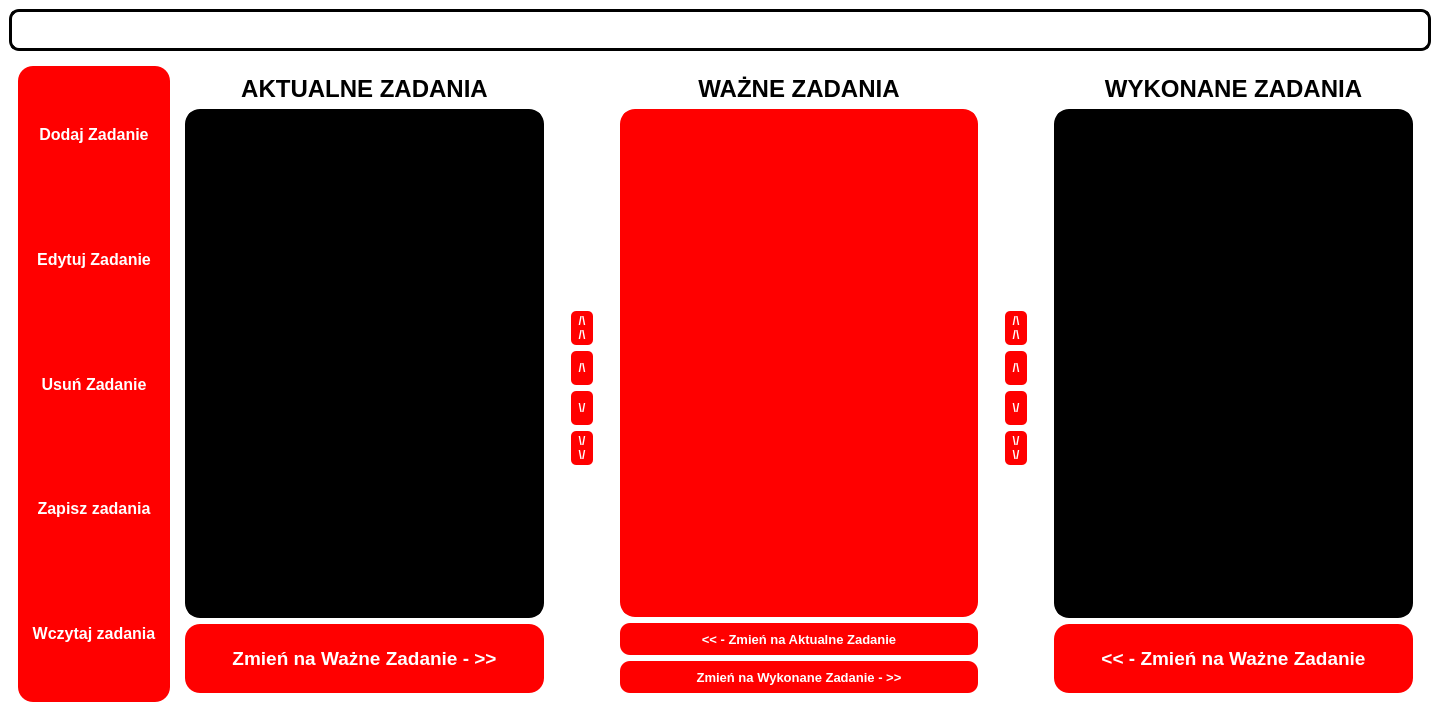
<?xml version="1.0" encoding="UTF-8"?>
<ui version="4.0">
 <class>ManagementList</class>
 <widget class="QMainWindow" name="ManagementList">
  <property name="geometry">
   <rect>
    <x>0</x>
    <y>0</y>
    <width>1440</width>
    <height>720</height>
   </rect>
  </property>
  <property name="sizePolicy">
   <sizepolicy hsizetype="Minimum" vsizetype="Fixed">
    <horstretch>0</horstretch>
    <verstretch>0</verstretch>
   </sizepolicy>
  </property>
  <property name="minimumSize">
   <size>
    <width>800</width>
    <height>600</height>
   </size>
  </property>
  <property name="windowTitle">
   <string>ManagementList</string>
  </property>
  <property name="styleSheet">
   <string notr="true">#ManagementList{
background-color: white;
}</string>
  </property>
  <widget class="QWidget" name="centralwidget">
   <property name="sizePolicy">
    <sizepolicy hsizetype="Minimum" vsizetype="Fixed">
     <horstretch>0</horstretch>
     <verstretch>0</verstretch>
    </sizepolicy>
   </property>
   <property name="styleSheet">
    <string notr="true">#centralwidget{
background-color: white;
}</string>
   </property>
   <layout class="QGridLayout" name="gridLayout">
    <item row="0" column="0">
     <widget class="QWidget" name="UpperBar" native="true">
      <property name="sizePolicy">
       <sizepolicy hsizetype="Expanding" vsizetype="Fixed">
        <horstretch>0</horstretch>
        <verstretch>0</verstretch>
       </sizepolicy>
      </property>
      <property name="styleSheet">
       <string notr="true">#UpperBar{
border: 3px solid rgba(0, 0, 0, 1);

border-top-left-radius: 10px;
border-top-right-radius: 10px;
border-bottom-left-radius: 10px;
border-bottom-right-radius: 10px;
}</string>
      </property>
      <layout class="QGridLayout" name="UpperBarLayout">
       <property name="sizeConstraint">
        <enum>QLayout::SetMinAndMaxSize</enum>
       </property>
       <property name="leftMargin">
        <number>5</number>
       </property>
       <property name="topMargin">
        <number>5</number>
       </property>
       <property name="rightMargin">
        <number>5</number>
       </property>
       <property name="bottomMargin">
        <number>5</number>
       </property>
       <property name="spacing">
        <number>0</number>
       </property>
       <item row="1" column="1">
        <widget class="QLabel" name="emptyspace">
         <property name="text">
          <string/>
         </property>
        </widget>
       </item>
       <item row="1" column="3">
        <widget class="QPushButton" name="MaximalizeButton">
         <property name="minimumSize">
          <size>
           <width>32</width>
           <height>32</height>
          </size>
         </property>
         <property name="maximumSize">
          <size>
           <width>32</width>
           <height>32</height>
          </size>
         </property>
         <property name="cursor">
          <cursorShape>PointingHandCursor</cursorShape>
         </property>
         <property name="styleSheet">
          <string notr="true">#MaximalizeButton{
background-color: rgba(0, 0, 0, 0);
border-image: url(:Assets/maximalizeicon.png);
background: none;
border: none;
border-top-left-radius: 5px;
border-top-right-radius: 5px;
border-bottom-left-radius: 5px;
border-bottom-right-radius: 5px;
padding: 5px;
background-repeat: none;
}

#MaximalizeButton:hover{
background-color: rgba(0, 0, 0, 1);
}
</string>
         </property>
         <property name="text">
          <string/>
         </property>
        </widget>
       </item>
       <item row="1" column="2">
        <widget class="QPushButton" name="MinimalizeButton">
         <property name="minimumSize">
          <size>
           <width>32</width>
           <height>32</height>
          </size>
         </property>
         <property name="maximumSize">
          <size>
           <width>32</width>
           <height>32</height>
          </size>
         </property>
         <property name="cursor">
          <cursorShape>PointingHandCursor</cursorShape>
         </property>
         <property name="styleSheet">
          <string notr="true">#MinimalizeButton{
background-color: rgba(0, 0, 0, 0);
border-image: url(:Assets/minimalizeicon.png);
background: none;
border: none;
border-top-left-radius: 5px;
border-top-right-radius: 5px;
border-bottom-left-radius: 5px;
border-bottom-right-radius: 5px;
padding: 5px;
background-repeat: none;
}

#MinimalizeButton:hover{
background-color: rgba(0, 0, 0, 1);
}
</string>
         </property>
         <property name="text">
          <string/>
         </property>
        </widget>
       </item>
       <item row="1" column="4">
        <widget class="QPushButton" name="CloseButton">
         <property name="minimumSize">
          <size>
           <width>32</width>
           <height>32</height>
          </size>
         </property>
         <property name="maximumSize">
          <size>
           <width>32</width>
           <height>32</height>
          </size>
         </property>
         <property name="cursor">
          <cursorShape>PointingHandCursor</cursorShape>
         </property>
         <property name="styleSheet">
          <string notr="true">#CloseButton{
background-color: rgba(255, 0, 0, 0);
border-image: url(:Assets/xicon.png);
background: none;
border: none;
border-top-left-radius: 5px;
border-top-right-radius: 5px;
border-bottom-left-radius: 5px;
border-bottom-right-radius: 5px;
background-repeat: none;
}

#CloseButton:hover{
background-color: rgba(255, 0, 0, 1);
}</string>
         </property>
         <property name="text">
          <string/>
         </property>
        </widget>
       </item>
      </layout>
     </widget>
    </item>
    <item row="1" column="0" rowspan="2">
     <widget class="QWidget" name="gridWidget" native="true">
      <property name="sizePolicy">
       <sizepolicy hsizetype="Minimum" vsizetype="Expanding">
        <horstretch>0</horstretch>
        <verstretch>0</verstretch>
       </sizepolicy>
      </property>
      <property name="styleSheet">
       <string notr="true">#gridWidget{
background-color: white;
}</string>
      </property>
      <layout class="QHBoxLayout" name="horizontalLayout">
       <item>
        <widget class="QWidget" name="Buttons" native="true">
         <property name="sizePolicy">
          <sizepolicy hsizetype="Fixed" vsizetype="Preferred">
           <horstretch>0</horstretch>
           <verstretch>0</verstretch>
          </sizepolicy>
         </property>
         <property name="styleSheet">
          <string notr="true">#Buttons{
background-color: rgba(255, 0, 0, 1);
border-top-right-radius: 15px;
border-top-left-radius: 15px;
border-bottom-right-radius: 15px;
border-bottom-left-radius: 15px;
}</string>
         </property>
         <layout class="QVBoxLayout" name="verticalLayout_4">
          <item>
           <widget class="QToolButton" name="AddTask">
            <property name="sizePolicy">
             <sizepolicy hsizetype="Expanding" vsizetype="Expanding">
              <horstretch>0</horstretch>
              <verstretch>0</verstretch>
             </sizepolicy>
            </property>
            <property name="font">
             <font>
              <pointsize>12</pointsize>
              <weight>75</weight>
              <bold>true</bold>
              <kerning>true</kerning>
             </font>
            </property>
            <property name="cursor">
             <cursorShape>PointingHandCursor</cursorShape>
            </property>
            <property name="styleSheet">
             <string notr="true">#AddTask{
background-color: rgba(0, 0, 0, 0);
background: none;
border: none;
background-repeat: none;
color: white;
border-top-right-radius: 10px;
border-top-left-radius: 10px;
border-bottom-right-radius: 10px;
border-bottom-left-radius: 10px;
}
#AddTask:hover{
background: rgba(150,0,0,1)
}
</string>
            </property>
            <property name="text">
             <string>Dodaj Zadanie</string>
            </property>
            <property name="icon">
             <iconset theme="addtask.png">
              <normaloff>.</normaloff>.</iconset>
            </property>
            <property name="iconSize">
             <size>
              <width>130</width>
              <height>60</height>
             </size>
            </property>
            <property name="autoRepeatDelay">
             <number>300</number>
            </property>
            <property name="toolButtonStyle">
             <enum>Qt::ToolButtonTextUnderIcon</enum>
            </property>
           </widget>
          </item>
          <item>
           <widget class="QToolButton" name="EditTask">
            <property name="sizePolicy">
             <sizepolicy hsizetype="Expanding" vsizetype="Expanding">
              <horstretch>0</horstretch>
              <verstretch>0</verstretch>
             </sizepolicy>
            </property>
            <property name="font">
             <font>
              <pointsize>12</pointsize>
              <weight>75</weight>
              <bold>true</bold>
              <kerning>true</kerning>
             </font>
            </property>
            <property name="cursor">
             <cursorShape>PointingHandCursor</cursorShape>
            </property>
            <property name="styleSheet">
             <string notr="true">#EditTask{
background-color: rgba(0, 0, 0, 0);
background: none;
border: none;
background-repeat: none;
color: white;
border-top-right-radius: 10px;
border-top-left-radius: 10px;
border-bottom-right-radius: 10px;
border-bottom-left-radius: 10px;
}
#EditTask:hover{
background: rgba(150,0,0,1)
}</string>
            </property>
            <property name="text">
             <string>Edytuj Zadanie</string>
            </property>
            <property name="iconSize">
             <size>
              <width>130</width>
              <height>60</height>
             </size>
            </property>
            <property name="toolButtonStyle">
             <enum>Qt::ToolButtonTextUnderIcon</enum>
            </property>
           </widget>
          </item>
          <item>
           <widget class="QToolButton" name="RemoveTask">
            <property name="sizePolicy">
             <sizepolicy hsizetype="Expanding" vsizetype="Expanding">
              <horstretch>0</horstretch>
              <verstretch>0</verstretch>
             </sizepolicy>
            </property>
            <property name="font">
             <font>
              <pointsize>12</pointsize>
              <weight>75</weight>
              <bold>true</bold>
              <kerning>true</kerning>
             </font>
            </property>
            <property name="cursor">
             <cursorShape>PointingHandCursor</cursorShape>
            </property>
            <property name="styleSheet">
             <string notr="true">#RemoveTask{
background-color: rgba(0, 0, 0, 0);
background: none;
border: none;
background-repeat: none;
color: white;
border-top-right-radius: 10px;
border-top-left-radius: 10px;
border-bottom-right-radius: 10px;
border-bottom-left-radius: 10px;
}
#RemoveTask:hover{
background: rgba(150,0,0,1)
}
</string>
            </property>
            <property name="text">
             <string>Usuń Zadanie</string>
            </property>
            <property name="iconSize">
             <size>
              <width>130</width>
              <height>60</height>
             </size>
            </property>
            <property name="toolButtonStyle">
             <enum>Qt::ToolButtonTextUnderIcon</enum>
            </property>
           </widget>
          </item>
          <item>
           <widget class="QToolButton" name="SaveButton">
            <property name="sizePolicy">
             <sizepolicy hsizetype="Expanding" vsizetype="Expanding">
              <horstretch>0</horstretch>
              <verstretch>0</verstretch>
             </sizepolicy>
            </property>
            <property name="font">
             <font>
              <pointsize>12</pointsize>
              <weight>75</weight>
              <bold>true</bold>
              <kerning>true</kerning>
             </font>
            </property>
            <property name="cursor">
             <cursorShape>PointingHandCursor</cursorShape>
            </property>
            <property name="styleSheet">
             <string notr="true">#SaveButton{
background-color: rgba(0, 0, 0, 0);
background: none;
border: none;
background-repeat: none;
color: white;
border-top-right-radius: 10px;
border-top-left-radius: 10px;
border-bottom-right-radius: 10px;
border-bottom-left-radius: 10px;
}
#SaveButton:hover{
background: rgba(150,0,0,1)
}</string>
            </property>
            <property name="text">
             <string>Zapisz zadania</string>
            </property>
            <property name="iconSize">
             <size>
              <width>130</width>
              <height>60</height>
             </size>
            </property>
            <property name="toolButtonStyle">
             <enum>Qt::ToolButtonTextUnderIcon</enum>
            </property>
           </widget>
          </item>
          <item>
           <widget class="QToolButton" name="LoadButton">
            <property name="sizePolicy">
             <sizepolicy hsizetype="Expanding" vsizetype="Expanding">
              <horstretch>0</horstretch>
              <verstretch>0</verstretch>
             </sizepolicy>
            </property>
            <property name="font">
             <font>
              <pointsize>12</pointsize>
              <weight>75</weight>
              <bold>true</bold>
              <kerning>true</kerning>
             </font>
            </property>
            <property name="cursor">
             <cursorShape>PointingHandCursor</cursorShape>
            </property>
            <property name="styleSheet">
             <string notr="true">#LoadButton{
background-color: rgba(0, 0, 0, 0);
background: none;
border: none;
background-repeat: none;
color: white;
border-top-right-radius: 10px;
border-top-left-radius: 10px;
border-bottom-right-radius: 10px;
border-bottom-left-radius: 10px;
}
#LoadButton:hover{
background: rgba(150,0,0,1)
}
</string>
            </property>
            <property name="text">
             <string>Wczytaj zadania</string>
            </property>
            <property name="iconSize">
             <size>
              <width>130</width>
              <height>60</height>
             </size>
            </property>
            <property name="toolButtonStyle">
             <enum>Qt::ToolButtonTextUnderIcon</enum>
            </property>
           </widget>
          </item>
         </layout>
        </widget>
       </item>
       <item>
        <widget class="QWidget" name="CurrentTasksBox" native="true">
         <layout class="QVBoxLayout" name="verticalLayout_3">
          <item>
           <widget class="QLabel" name="currentTasksLabel">
            <property name="sizePolicy">
             <sizepolicy hsizetype="Minimum" vsizetype="Fixed">
              <horstretch>0</horstretch>
              <verstretch>0</verstretch>
             </sizepolicy>
            </property>
            <property name="font">
             <font>
              <pointsize>18</pointsize>
              <weight>75</weight>
              <bold>true</bold>
             </font>
            </property>
            <property name="layoutDirection">
             <enum>Qt::LeftToRight</enum>
            </property>
            <property name="styleSheet">
             <string notr="true">#currentTasksLabel{
text-align: center;
}</string>
            </property>
            <property name="text">
             <string>AKTUALNE ZADANIA</string>
            </property>
            <property name="textFormat">
             <enum>Qt::AutoText</enum>
            </property>
            <property name="alignment">
             <set>Qt::AlignCenter</set>
            </property>
           </widget>
          </item>
          <item>
           <widget class="QListView" name="CurrentTasksList">
            <property name="sizePolicy">
             <sizepolicy hsizetype="Expanding" vsizetype="Expanding">
              <horstretch>0</horstretch>
              <verstretch>0</verstretch>
             </sizepolicy>
            </property>
            <property name="styleSheet">
             <string notr="true">#CurrentTasksList{
border: 3px solid rgba(0,0,0,1);
border-top-right-radius: 15px;
border-top-left-radius: 15px;
border-bottom-right-radius: 15px;
border-bottom-left-radius: 15px;
background-color: rgba(0,0,0,1);
font-size: 10pt;
font-weight: bold; 
color: white;
}</string>
            </property>
           </widget>
          </item>
          <item>
           <widget class="QPushButton" name="setImportantAct">
            <property name="sizePolicy">
             <sizepolicy hsizetype="Minimum" vsizetype="Preferred">
              <horstretch>0</horstretch>
              <verstretch>0</verstretch>
             </sizepolicy>
            </property>
            <property name="minimumSize">
             <size>
              <width>0</width>
              <height>69</height>
             </size>
            </property>
            <property name="font">
             <font>
              <pointsize>14</pointsize>
              <weight>75</weight>
              <bold>true</bold>
             </font>
            </property>
            <property name="cursor">
             <cursorShape>PointingHandCursor</cursorShape>
            </property>
            <property name="styleSheet">
             <string notr="true">#setImportantAct{
background-color: rgba(255,0,0,1);
color: white;
padding-top: 5px;
padding-bottom: 5px;
border-top-right-radius: 15px;
border-top-left-radius: 15px;
border-bottom-left-radius: 15px;
border-bottom-right-radius: 15px;
}
#setImportantAct:hover{
background-color: rgba(150, 0, 0, 1);
color: white;
}
</string>
            </property>
            <property name="text">
             <string>Zmień na Ważne Zadanie - &gt;&gt;</string>
            </property>
           </widget>
          </item>
         </layout>
        </widget>
       </item>
       <item>
        <widget class="QGroupBox" name="CurrentTopBottomBox">
         <property name="styleSheet">
          <string notr="true">#CurrentTopBottomBox{
border: none;
}</string>
         </property>
         <property name="title">
          <string/>
         </property>
         <layout class="QVBoxLayout" name="verticalLayout_5">
          <item>
           <widget class="QLabel" name="emptylabel">
            <property name="sizePolicy">
             <sizepolicy hsizetype="Preferred" vsizetype="Preferred">
              <horstretch>0</horstretch>
              <verstretch>0</verstretch>
             </sizepolicy>
            </property>
            <property name="text">
             <string/>
            </property>
           </widget>
          </item>
          <item>
           <widget class="QPushButton" name="cTOP">
            <property name="sizePolicy">
             <sizepolicy hsizetype="Fixed" vsizetype="Fixed">
              <horstretch>0</horstretch>
              <verstretch>0</verstretch>
             </sizepolicy>
            </property>
            <property name="minimumSize">
             <size>
              <width>22</width>
              <height>34</height>
             </size>
            </property>
            <property name="maximumSize">
             <size>
              <width>25</width>
              <height>30</height>
             </size>
            </property>
            <property name="font">
             <font>
              <weight>75</weight>
              <bold>true</bold>
             </font>
            </property>
            <property name="styleSheet">
             <string notr="true">#cTOP{
border-top-right-radius: 5px;
border-top-left-radius: 5px;
border-bottom-right-radius: 5px;
border-bottom-left-radius: 5px;
color: white;
background-color: rgba(255,0,0,1);
}
#cTOP:hover{
background-color: rgba(0,0,0,1);
color: white;
}</string>
            </property>
            <property name="text">
             <string>/\
/\</string>
            </property>
           </widget>
          </item>
          <item>
           <widget class="QPushButton" name="cUP">
            <property name="sizePolicy">
             <sizepolicy hsizetype="Fixed" vsizetype="Fixed">
              <horstretch>0</horstretch>
              <verstretch>0</verstretch>
             </sizepolicy>
            </property>
            <property name="minimumSize">
             <size>
              <width>22</width>
              <height>34</height>
             </size>
            </property>
            <property name="maximumSize">
             <size>
              <width>25</width>
              <height>30</height>
             </size>
            </property>
            <property name="font">
             <font>
              <weight>75</weight>
              <bold>true</bold>
             </font>
            </property>
            <property name="styleSheet">
             <string notr="true">#cUP{
border-top-right-radius: 5px;
border-top-left-radius: 5px;
border-bottom-right-radius: 5px;
border-bottom-left-radius: 5px;
color: white;
background-color: rgba(255,0,0,1);
}
#cUP:hover{
background-color: rgba(0,0,0,1);
color: white;
}</string>
            </property>
            <property name="text">
             <string>/\</string>
            </property>
           </widget>
          </item>
          <item>
           <widget class="QPushButton" name="cLOW">
            <property name="sizePolicy">
             <sizepolicy hsizetype="Fixed" vsizetype="Fixed">
              <horstretch>0</horstretch>
              <verstretch>0</verstretch>
             </sizepolicy>
            </property>
            <property name="minimumSize">
             <size>
              <width>22</width>
              <height>34</height>
             </size>
            </property>
            <property name="maximumSize">
             <size>
              <width>25</width>
              <height>30</height>
             </size>
            </property>
            <property name="font">
             <font>
              <weight>75</weight>
              <bold>true</bold>
             </font>
            </property>
            <property name="styleSheet">
             <string notr="true">#cLOW{
border-top-right-radius: 5px;
border-top-left-radius: 5px;
border-bottom-right-radius: 5px;
border-bottom-left-radius: 5px;
color: white;
background-color: rgba(255,0,0,1);
}
#cLOW:hover{
background-color: rgba(0,0,0,1);
color: white;
}</string>
            </property>
            <property name="text">
             <string>\/</string>
            </property>
           </widget>
          </item>
          <item>
           <widget class="QPushButton" name="cBOTTOM">
            <property name="sizePolicy">
             <sizepolicy hsizetype="Preferred" vsizetype="Fixed">
              <horstretch>0</horstretch>
              <verstretch>0</verstretch>
             </sizepolicy>
            </property>
            <property name="minimumSize">
             <size>
              <width>22</width>
              <height>34</height>
             </size>
            </property>
            <property name="maximumSize">
             <size>
              <width>25</width>
              <height>30</height>
             </size>
            </property>
            <property name="font">
             <font>
              <weight>75</weight>
              <bold>true</bold>
             </font>
            </property>
            <property name="styleSheet">
             <string notr="true">#cBOTTOM{
border-top-right-radius: 5px;
border-top-left-radius: 5px;
border-bottom-right-radius: 5px;
border-bottom-left-radius: 5px;
color: white;
background-color: rgba(255,0,0,1);
}
#cBOTTOM:hover{
background-color: rgba(0,0,0,1);
color: white;
}</string>
            </property>
            <property name="text">
             <string>\/
\/</string>
            </property>
           </widget>
          </item>
          <item>
           <widget class="QLabel" name="emptylabel2">
            <property name="sizePolicy">
             <sizepolicy hsizetype="Preferred" vsizetype="Preferred">
              <horstretch>0</horstretch>
              <verstretch>0</verstretch>
             </sizepolicy>
            </property>
            <property name="text">
             <string/>
            </property>
           </widget>
          </item>
         </layout>
        </widget>
       </item>
       <item>
        <widget class="QWidget" name="ImportantTasksBox" native="true">
         <property name="sizePolicy">
          <sizepolicy hsizetype="Preferred" vsizetype="Preferred">
           <horstretch>0</horstretch>
           <verstretch>0</verstretch>
          </sizepolicy>
         </property>
         <layout class="QVBoxLayout" name="verticalLayout">
          <item>
           <widget class="QLabel" name="importantTasksLabel">
            <property name="sizePolicy">
             <sizepolicy hsizetype="Minimum" vsizetype="Fixed">
              <horstretch>0</horstretch>
              <verstretch>0</verstretch>
             </sizepolicy>
            </property>
            <property name="font">
             <font>
              <pointsize>18</pointsize>
              <weight>75</weight>
              <bold>true</bold>
             </font>
            </property>
            <property name="layoutDirection">
             <enum>Qt::LeftToRight</enum>
            </property>
            <property name="styleSheet">
             <string notr="true">#currentTasksLabel{
text-align: center;
}</string>
            </property>
            <property name="text">
             <string>WAŻNE ZADANIA</string>
            </property>
            <property name="textFormat">
             <enum>Qt::AutoText</enum>
            </property>
            <property name="alignment">
             <set>Qt::AlignCenter</set>
            </property>
           </widget>
          </item>
          <item>
           <widget class="QListView" name="ImportantTasksList">
            <property name="sizePolicy">
             <sizepolicy hsizetype="Expanding" vsizetype="Expanding">
              <horstretch>0</horstretch>
              <verstretch>0</verstretch>
             </sizepolicy>
            </property>
            <property name="styleSheet">
             <string notr="true">#ImportantTasksList{
border: 3px solid rgba(255,0,0,1);
border-top-right-radius: 15px;
border-top-left-radius: 15px;
border-bottom-right-radius: 15px;
border-bottom-left-radius: 15px;
background-color: rgba(255,0,0,1);
}</string>
            </property>
           </widget>
          </item>
          <item>
           <widget class="QPushButton" name="setActual">
            <property name="minimumSize">
             <size>
              <width>0</width>
              <height>32</height>
             </size>
            </property>
            <property name="font">
             <font>
              <pointsize>10</pointsize>
              <weight>75</weight>
              <bold>true</bold>
             </font>
            </property>
            <property name="cursor">
             <cursorShape>PointingHandCursor</cursorShape>
            </property>
            <property name="styleSheet">
             <string notr="true">#setActual{
background-color: rgba(255,0,0,1);
color: white;
padding-top: 5px;
padding-bottom: 5px;
border-top-right-radius: 10px;
border-top-left-radius: 10px;
border-bottom-right-radius: 10px;
border-bottom-left-radius: 10px;
}
#setActual:hover{
background-color: rgba(150, 0, 0, 1);
color: white;
}</string>
            </property>
            <property name="text">
             <string>&lt;&lt; - Zmień na Aktualne Zadanie</string>
            </property>
           </widget>
          </item>
          <item>
           <widget class="QPushButton" name="setFinished">
            <property name="minimumSize">
             <size>
              <width>0</width>
              <height>32</height>
             </size>
            </property>
            <property name="font">
             <font>
              <pointsize>10</pointsize>
              <weight>75</weight>
              <bold>true</bold>
             </font>
            </property>
            <property name="cursor">
             <cursorShape>PointingHandCursor</cursorShape>
            </property>
            <property name="styleSheet">
             <string notr="true">#setFinished{
background-color: rgba(255,0,0,1);
color: white;
padding-top: 5px;
padding-bottom: 5px;
border-top-right-radius: 10px;
border-top-left-radius: 10px;
border-bottom-right-radius: 10px;
border-bottom-left-radius: 10px;
}
#setFinished:hover{
background-color: rgba(150, 0, 0, 1);
color: white;
}

</string>
            </property>
            <property name="text">
             <string>Zmień na Wykonane Zadanie - &gt;&gt;</string>
            </property>
           </widget>
          </item>
         </layout>
        </widget>
       </item>
       <item>
        <widget class="QGroupBox" name="ImportantTopBottomBox">
         <property name="styleSheet">
          <string notr="true">#ImportantTopBottomBox{
border: none;
}</string>
         </property>
         <property name="title">
          <string/>
         </property>
         <layout class="QVBoxLayout" name="verticalLayout_6">
          <item>
           <widget class="QLabel" name="emptylabel_2">
            <property name="sizePolicy">
             <sizepolicy hsizetype="Preferred" vsizetype="Preferred">
              <horstretch>0</horstretch>
              <verstretch>0</verstretch>
             </sizepolicy>
            </property>
            <property name="text">
             <string/>
            </property>
           </widget>
          </item>
          <item>
           <widget class="QPushButton" name="iTOP">
            <property name="sizePolicy">
             <sizepolicy hsizetype="Fixed" vsizetype="Fixed">
              <horstretch>0</horstretch>
              <verstretch>0</verstretch>
             </sizepolicy>
            </property>
            <property name="minimumSize">
             <size>
              <width>22</width>
              <height>34</height>
             </size>
            </property>
            <property name="maximumSize">
             <size>
              <width>25</width>
              <height>30</height>
             </size>
            </property>
            <property name="font">
             <font>
              <weight>75</weight>
              <bold>true</bold>
             </font>
            </property>
            <property name="styleSheet">
             <string notr="true">#iTOP{
border-top-right-radius: 5px;
border-top-left-radius: 5px;
border-bottom-right-radius: 5px;
border-bottom-left-radius: 5px;
color: white;
background-color: rgba(255,0,0,1);
}
#iTOP:hover{
background-color: rgba(0,0,0,1);
color: white;
}</string>
            </property>
            <property name="text">
             <string>/\
/\</string>
            </property>
           </widget>
          </item>
          <item>
           <widget class="QPushButton" name="iUP">
            <property name="sizePolicy">
             <sizepolicy hsizetype="Fixed" vsizetype="Fixed">
              <horstretch>0</horstretch>
              <verstretch>0</verstretch>
             </sizepolicy>
            </property>
            <property name="minimumSize">
             <size>
              <width>22</width>
              <height>34</height>
             </size>
            </property>
            <property name="maximumSize">
             <size>
              <width>25</width>
              <height>30</height>
             </size>
            </property>
            <property name="font">
             <font>
              <weight>75</weight>
              <bold>true</bold>
             </font>
            </property>
            <property name="styleSheet">
             <string notr="true">#iUP{
border-top-right-radius: 5px;
border-top-left-radius: 5px;
border-bottom-right-radius: 5px;
border-bottom-left-radius: 5px;
color: white;
background-color: rgba(255,0,0,1);
}
#iUP:hover{
background-color: rgba(0,0,0,1);
color: white;
}</string>
            </property>
            <property name="text">
             <string>/\</string>
            </property>
           </widget>
          </item>
          <item>
           <widget class="QPushButton" name="iLOW">
            <property name="sizePolicy">
             <sizepolicy hsizetype="Fixed" vsizetype="Fixed">
              <horstretch>0</horstretch>
              <verstretch>0</verstretch>
             </sizepolicy>
            </property>
            <property name="minimumSize">
             <size>
              <width>22</width>
              <height>34</height>
             </size>
            </property>
            <property name="maximumSize">
             <size>
              <width>25</width>
              <height>30</height>
             </size>
            </property>
            <property name="font">
             <font>
              <weight>75</weight>
              <bold>true</bold>
             </font>
            </property>
            <property name="styleSheet">
             <string notr="true">#iLOW{
border-top-right-radius: 5px;
border-top-left-radius: 5px;
border-bottom-right-radius: 5px;
border-bottom-left-radius: 5px;
color: white;
background-color: rgba(255,0,0,1);
}
#iLOW:hover{
background-color: rgba(0,0,0,1);
color: white;
}</string>
            </property>
            <property name="text">
             <string>\/</string>
            </property>
           </widget>
          </item>
          <item>
           <widget class="QPushButton" name="iBOTTOM">
            <property name="sizePolicy">
             <sizepolicy hsizetype="Preferred" vsizetype="Fixed">
              <horstretch>0</horstretch>
              <verstretch>0</verstretch>
             </sizepolicy>
            </property>
            <property name="minimumSize">
             <size>
              <width>22</width>
              <height>34</height>
             </size>
            </property>
            <property name="maximumSize">
             <size>
              <width>25</width>
              <height>30</height>
             </size>
            </property>
            <property name="font">
             <font>
              <weight>75</weight>
              <bold>true</bold>
             </font>
            </property>
            <property name="styleSheet">
             <string notr="true">#iBOTTOM{
border-top-right-radius: 5px;
border-top-left-radius: 5px;
border-bottom-right-radius: 5px;
border-bottom-left-radius: 5px;
color: white;
background-color: rgba(255,0,0,1);
}
#iBOTTOM:hover{
background-color: rgba(0,0,0,1);
color: white;
}</string>
            </property>
            <property name="text">
             <string>\/
\/</string>
            </property>
           </widget>
          </item>
          <item>
           <widget class="QLabel" name="emptylabel2_2">
            <property name="sizePolicy">
             <sizepolicy hsizetype="Preferred" vsizetype="Preferred">
              <horstretch>0</horstretch>
              <verstretch>0</verstretch>
             </sizepolicy>
            </property>
            <property name="text">
             <string/>
            </property>
           </widget>
          </item>
         </layout>
        </widget>
       </item>
       <item>
        <widget class="QWidget" name="FinishedTasksBox" native="true">
         <property name="sizePolicy">
          <sizepolicy hsizetype="Preferred" vsizetype="Preferred">
           <horstretch>0</horstretch>
           <verstretch>0</verstretch>
          </sizepolicy>
         </property>
         <layout class="QVBoxLayout" name="verticalLayout_2">
          <item>
           <widget class="QLabel" name="finishedTasksLabel">
            <property name="sizePolicy">
             <sizepolicy hsizetype="Minimum" vsizetype="Fixed">
              <horstretch>0</horstretch>
              <verstretch>0</verstretch>
             </sizepolicy>
            </property>
            <property name="font">
             <font>
              <pointsize>18</pointsize>
              <weight>75</weight>
              <bold>true</bold>
             </font>
            </property>
            <property name="layoutDirection">
             <enum>Qt::LeftToRight</enum>
            </property>
            <property name="styleSheet">
             <string notr="true">#currentTasksLabel{
text-align: center;
}</string>
            </property>
            <property name="text">
             <string>WYKONANE ZADANIA</string>
            </property>
            <property name="textFormat">
             <enum>Qt::AutoText</enum>
            </property>
            <property name="alignment">
             <set>Qt::AlignCenter</set>
            </property>
           </widget>
          </item>
          <item>
           <widget class="QListView" name="FinishedTasksList">
            <property name="sizePolicy">
             <sizepolicy hsizetype="Expanding" vsizetype="Expanding">
              <horstretch>0</horstretch>
              <verstretch>0</verstretch>
             </sizepolicy>
            </property>
            <property name="styleSheet">
             <string notr="true">#FinishedTasksList{
border: 3px solid rgba(0,0,0,1);
border-top-right-radius: 15px;
border-top-left-radius: 15px;
border-bottom-right-radius: 15px;
border-bottom-left-radius: 15px;
background-color: rgba(0,0,0,1);
}</string>
            </property>
           </widget>
          </item>
          <item>
           <widget class="QPushButton" name="setImportantFin">
            <property name="minimumSize">
             <size>
              <width>0</width>
              <height>69</height>
             </size>
            </property>
            <property name="font">
             <font>
              <pointsize>14</pointsize>
              <weight>75</weight>
              <bold>true</bold>
             </font>
            </property>
            <property name="cursor">
             <cursorShape>PointingHandCursor</cursorShape>
            </property>
            <property name="styleSheet">
             <string notr="true">#setImportantFin{
background-color: rgba(255,0,0,1);
color: white;
padding-top: 5px;
padding-bottom: 5px;
border-top-right-radius: 15px;
border-top-left-radius: 15px;
border-bottom-left-radius: 15px;
border-bottom-right-radius: 15px;
}
#setImportantFin:hover{
background-color: rgba(150, 0, 0, 1);
color: white;
}
</string>
            </property>
            <property name="text">
             <string>&lt;&lt; - Zmień na Ważne Zadanie</string>
            </property>
           </widget>
          </item>
         </layout>
        </widget>
       </item>
      </layout>
     </widget>
    </item>
   </layout>
  </widget>
 </widget>
 <resources/>
 <connections/>
</ui>
